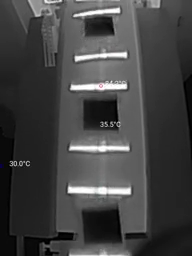
#> input picture frame 21 of thermal2.mp4, 192 x 256 px, given in place of thermal.mp4, which was not available
$ python video_mog3.py
#> lines starting #> are read from the running program, lines starting #| are printed output that depends on the picture; after the words box and inside, x2 and y2 are one past the last pixel; in counts of white or black regions, pixels touching at a corner belong together; pictures that were not available may be replaced by others from this repository, and a replacement may not be noted
import time
import uuid
from collections import deque

import cv2
import numpy as np
from skimage.feature import hog
from skimage.filters import threshold_multiotsu
from skimage.morphology import skeletonize
import matplotlib.pyplot as plt

# Load video capture from file
cap = cv2.VideoCapture('thermal.mp4')

# fgbg = cv2.bgsegm.createBackgroundSubtractorMOG()
fgbg = cv2.bgsegm.createBackgroundSubtractorLSBP()
fgbg = cv2.bgsegm.createBackgroundSubtractorGSOC()
fgbg = cv2.bgsegm.createBackgroundSubtractorGMG(20, 0.7)
fgbg = cv2.bgsegm.createBackgroundSubtractorCNT(2, True)
fgbg = cv2.createBackgroundSubtractorMOG2()


def display(window_name, image, grid_pos=(0, 0)):
    cv2.namedWindow(window_name, cv2.WINDOW_NORMAL)
    cv2.imshow(window_name, image)
    cv2.resizeWindow(window_name, 384, 512)
    cv2.moveWindow(window_name, 384 * grid_pos[0] - 2560, (512 + 30) * grid_pos[1])


class MovingAverage:
    def __init__(self, size):
        self.size = size
        self.queue = deque(maxlen=size)
        self.sum = 0
        self.avg = 0
        self.med = 0

    def next(self, val):
        if len(self.queue) == self.queue.maxlen:
            self.sum -= self.queue[0]
        self.queue.append(val)
        self.sum += val
        self.avg = self.sum / len(self.queue)
        self.med = np.median(self.queue)

    # [4 lines left out: function average, not called in this run]

    def median(self):
        return int(self.med)


class Box:
    uuid = None

    contour = None
    rect = None
    center = None
    width = None
    height = None
    angle = None
    area = None
    aspect_ratio = None
    corners = None

    cold = False

    def __init__(self, contour, cold=False):
        self.uuid = uuid.uuid4()

        self.contour = contour
        self.rect = cv2.minAreaRect(contour)
        self.center = self.rect[0]
        self.width = max(self.rect[1][0], self.rect[1][1])
        self.height = min(self.rect[1][0], self.rect[1][1])
        self.angle = self.rect[2]
        self.area = self.width * self.height
        self.aspect_ratio = self.width / self.height
        self.corners = cv2.boxPoints(self.rect)
        self.corners = np.int0(self.corners)

        self.cold = cold

    # static method that creates a box in middle of frame with height of 10 pixels and width of full frame
    @staticmethod
    def create_middle_box(t = 0.1):
        width = 192
        height = 256
        tall = int(256 * t)
        points = np.array([[0, int(height / 2) + int(tall / 2)], [0, int(height / 2) - int(tall / 2)], [width, int(height / 2) - int(tall / 2)], [width, int(height / 2) + int(tall / 2)]])
        box = Box(points)
        return box

    # [17 lines left out: functions copy_from, is_overlaping, not called in this run]

    def distance_to(self, other_box):
        return np.linalg.norm(np.array(self.center) - np.array(other_box.center))


class SceneManager:
    frame_count = 0
    cold_boxes = []
    avg_cold_box_area = MovingAverage(100)
    hot_boxes = []
    avg_hot_box_area = MovingAverage(100)

    checkpoint = Box.create_middle_box(0.1)
    safe_area = Box.create_middle_box(0.9)

    ordered_boxes = []
    masked_boxes = []

    def __init__(self):
        pass


    def is_scene_ok(self):
        is_ok = False

        # there must not be 4 hot boxes in a row in reduced boxes
        count_of_hot_boxes_in_a_row = 0
        for b in self.ordered_boxes:
            if b.cold:
                count_of_hot_boxes_in_a_row = 0
            else:
                count_of_hot_boxes_in_a_row += 1
            if count_of_hot_boxes_in_a_row >= 4:
                return False

        if count_of_hot_boxes_in_a_row < 4:
            return True

        return is_ok

    def update(self, new_cold_boxes, new_hot_boxes):
        self.frame_count += 1


        # update average cold box width
        for b in new_cold_boxes:
            self.avg_cold_box_area.next(b.area)
        # update average hot box width
        for b in new_hot_boxes:
            self.avg_hot_box_area.next(b.area)

        # filter out boxes that are too small ( < 0.3 * avg_cold_box_area )
        self.cold_boxes = [b for b in new_cold_boxes if 0.3 * self.avg_cold_box_area.median() < b.area < 3 * self.avg_cold_box_area.median()]
        self.hot_boxes = [b for b in new_hot_boxes if 0.3 * self.avg_hot_box_area.median() < b.area < 3 * self.avg_hot_box_area.median()]


        # merge cold and hot boxes into one list and order them by y coordinate
        self.ordered_boxes = self.cold_boxes + self.hot_boxes
        self.ordered_boxes.sort(key=lambda box: -box.center[1])


        # determine, if scene is ok
        is_ok = self.is_scene_ok()


        print(self.avg_cold_box_area.median() , self.avg_hot_box_area.median(), '   ', '✅' if is_ok else '❌', '    ', ['🔵' if box.cold else '⚫️' for box in self.ordered_boxes])

    def draw_scene(self):
        clean = np.zeros((256, 192, 3), np.uint8)

        cv2.fillPoly(clean, [self.safe_area.corners], (128, 0, 0))
        cv2.fillPoly(clean, [self.checkpoint.corners], (0, 255, 0))

        for box in self.ordered_boxes:
            if box.cold:
                cv2.drawContours(clean, [box.corners], 0, (255, 0, 0), 2)
            else:
                cv2.drawContours(clean, [box.corners], 0, (0, 0, 255), 2)

        display('Scene manager', clean, (3, 0))


# [27 lines left out: functions otsu_variance, multi_otsu_optimized, not called in this run]


def divide_image(image, t1, t2):
    """Divide image into three regions."""
    region1 = image <= t1
    region2 = (image > t1) & (image <= t2)
    region3 = image > t2
    return region1, region2, region3


# [6 lines left out: function show_divided_image, not called in this run]


scene = SceneManager()

while (cap.isOpened()):
    ret, frame = cap.read()
#> frame is the input picture: shape (256, 192, 3); mean B, G, R 67.1, 67.1, 67.1
    display('RGB Frame', frame, (0, 0))

    # resize to 192x256
    frame = cv2.resize(frame, (192, 256))
    # convert to grayscale
    gray = cv2.cvtColor(frame, cv2.COLOR_BGR2GRAY)
    gray = cv2.GaussianBlur(gray, (5, 5), 0)
    clean = np.zeros_like(frame)

    thresholds = threshold_multiotsu(gray, classes=3)
#> thresholds = [67, 147]
    region_cold, region_mid, region_hot = divide_image(gray, thresholds[0], thresholds[1])
#> in divide_image, `region1 = image <= t1`:
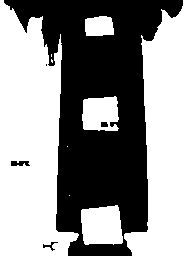
#> region1: shape (256, 192) bool; 57.5% white; 5 black regions (1 under 20 px), largest, box (x1, y1, x2, y2) and area: (4, 0, 183, 256) 20724, (11, 161, 30, 166) 78, (43, 242, 58, 251) 42, (101, 122, 108, 127) 33
#> in divide_image, `region2 = (image > t1) & (image <= t2)`:
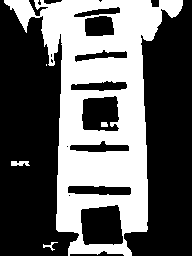
#> region2: shape (256, 192) bool; 38.2% white; 5 white regions (1 under 20 px), largest, box (x1, y1, x2, y2) and area: (4, 0, 183, 256) 18613, (11, 161, 30, 166) 78, (43, 242, 58, 251) 42, (101, 122, 108, 127) 33
#> in divide_image, `region3 = image > t2`: region3: shape (256, 192) bool; 4.3% white; 11 white regions (2 under 20 px), largest, box (x1, y1, x2, y2) and area: (68, 186, 131, 195) 493, (71, 81, 127, 91) 391, (70, 141, 129, 152) 381
    mask_cold = np.zeros_like(gray)
    mask_mid = np.zeros_like(gray)
    mask_hot = np.zeros_like(gray)
    mask_cold[region_cold] = 255
    mask_cold = cv2.morphologyEx(mask_cold, cv2.MORPH_CLOSE, np.ones((3, 3), np.uint8))
    mask_mid[region_mid] = 255
    mask_hot[region_hot] = 255
    mask_hot = cv2.morphologyEx(mask_hot, cv2.MORPH_OPEN, np.ones((3, 11), np.uint8))

    # TODO: DEBUG
    display('mask_cold', mask_cold, (0, 1))
    display('mask_mid', mask_mid, (1, 1))
    display('mask_hot', mask_hot, (2, 1))

    # HOT HOT HOT HOT HOT HOT HOT HOT HOT HOT HOT HOT HOT HOT HOT HOT HOT HOT HOT HOT HOT HOT HOT HOT HOT HOT HOT HOT HOT HOT
    hot_boxes = []
    contours, _ = cv2.findContours(mask_hot, cv2.RETR_EXTERNAL, cv2.CHAIN_APPROX_SIMPLE)
    for cnt in contours:
        box = Box(cnt, cold=False)
        hot_boxes.append(box)

        # TODO: DEBUG
        cv2.drawContours(frame, [box.corners], 0, (0, 0, 255), 2)
        center = box.center
        cv2.circle(frame, (int(center[0]), int(center[1])), 3, (0, 0, 255), -1)
        [vx, vy, x, y] = cv2.fitLine(cnt, cv2.DIST_L2, 0, 0.01, 0.01)
        lefty = int((-x * vy / vx) + y)
        righty = int(((gray.shape[1] - x) * vy / vx) + y)
        cv2.line(frame, (gray.shape[1] - 1, righty), (0, lefty), (0, 0, 255), 1)
        cv2.fillPoly(clean, [box.corners], (0, 0, 255))
        cv2.putText(frame, str(int(box.area)), (int(center[0]), int(center[1])), cv2.FONT_HERSHEY_SIMPLEX, 0.5, (0, 0, 0), 1, cv2.LINE_AA)
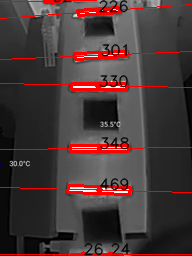
#> frame: shape (256, 192, 3); 8.52% of pixels changed, all inside (x1, y1, x2, y2) = (0, 0, 192, 256)
#> after the loop, hot_boxes = 8 items

    # COLD COLD COLD COLD COLD COLD COLD COLD COLD COLD COLD COLD COLD COLD COLD COLD COLD COLD COLD COLD COLD COLD COLD COLD
    cold_boxes = []
    contours_cold, _ = cv2.findContours(mask_cold, cv2.RETR_EXTERNAL, cv2.CHAIN_APPROX_SIMPLE)
#> contours_cold = 6 contours, 2 with area under 20; largest, box (x1, y1, x2, y2) and area: (0, 0, 79, 256) 13612, (81, 0, 192, 256) 12525, (82, 96, 119, 131) 1074, (85, 16, 114, 36) 472
    for cnt in contours_cold:
        epsilon = 0.1 * cv2.arcLength(cnt, True)
        approx = cv2.approxPolyDP(cnt, epsilon, True)
        # is convex
        if cv2.isContourConvex(approx):
            if len(approx) == 4:
                # get min box
                box = Box(cnt, cold=True)
                cold_boxes.append(box)
#> this loop made 6 passes
#> (epsilon, approx) on passes 1, 2, 5, 6: (0, [[69, 195]]), (0, [[67, 146]]), (80.58, [[191, 0], [85, 244], [191, 255]]), (71.92, [[0, 0], [67, 255]])
#> (epsilon, approx) on passes 3 to 4: (13.77, [[115, 96], [83, 100], [84, 129], [117, 130]]), (8.87, [[111, 18], [85, 19], [86, 35], [113, 34]])
#> after the loop, cold_boxes = 2 items

    # TODO: DEBUG
    cv2.drawContours(frame, [box.corners for box in cold_boxes], -1, (255, 0, 0), 2)
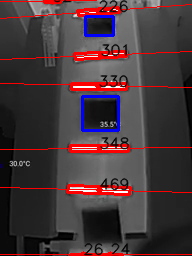
#> frame: shape (256, 192, 3); 1.41% of pixels changed, all inside (x1, y1, x2, y2) = (81, 15, 120, 132)
    cv2.fillPoly(clean, [box.corners for box in cold_boxes], (255, 0, 0))
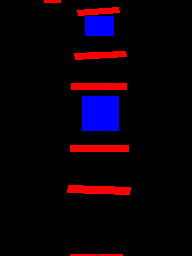
#> clean: shape (256, 192, 3); mean B, G, R 9.7, 0, 10.7
    display('Squares', frame, (2, 0))

    scene.update(cold_boxes, hot_boxes)
#> the loop in update, `for b in new_cold_boxes:` made 2 passes
#> the loop in update, `for b in new_hot_boxes:` made 8 passes
#> in update, `self.hot_boxes = [b for b in new_hot_boxes if 0.3 * self.avg_hot_box_a..`: self.hot_boxes = 5 items
#> in update, `self.ordered_boxes = self.cold_boxes + self.hot_boxes`: self.ordered_boxes = 7 items
#> the loop in is_scene_ok, `for b in self.ordered_boxes:` made 7 passes
#> count_of_hot_boxes_in_a_row on passes 1 to 7: 1, 2, 0, 1, 2, 0, 1
#| 878 264     ✅      ['⚫️', '⚫️', '🔵', '⚫️', '⚫️', '🔵', '⚫️']
    scene.draw_scene()
#> in draw_scene, `cv2.fillPoly(clean, [self.checkpoint.corners], (0, 255, 0))`:
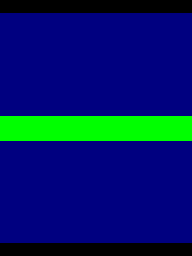
#> clean: shape (256, 192, 3); mean of channels 0, 1, 2 102.5, 24.9, 0; drawn as B, G, R
#> the loop in draw_scene, `for box in self.ordered_boxes:` made 7 passes
#> after the loop in draw_scene, `for box in self.ordered_boxes:`:
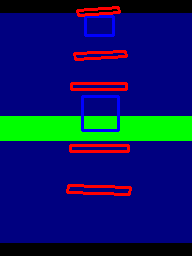
#> clean: shape (256, 192, 3); 4.96% of pixels changed, all inside (x1, y1, x2, y2) = (66, 6, 132, 196); drawn as B, G, R

    k = cv2.waitKey(0) & 0xff
#> (key q is pressed here)
    # if q
    if k == ord('q'):
        break

    # if space
    if k == ord('c'):
        cv2.waitKey(5000)

cap.release()
cv2.destroyAllWindows()

$ run again, starting later in the video
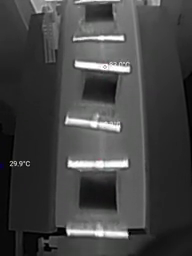
#> input picture frame 97 of thermal2.mp4, 192 x 256 px, given in place of thermal.mp4, which was not available
#> frame is the input picture: shape (256, 192, 3); mean B, G, R 67.5, 67.6, 67.5
#> thresholds = [67, 148]
#> region1: shape (256, 192) bool; 57.8% white; 4 black regions, box (x1, y1, x2, y2) and area: (6, 0, 184, 256) 20624, (42, 237, 57, 246) 46, (19, 161, 29, 166) 43, (10, 161, 18, 166) 33
#> region3: shape (256, 192) bool; 4.3% white; 9 white regions (1 under 20 px), largest, box (x1, y1, x2, y2) and area: (68, 159, 128, 169) 464, (67, 224, 128, 237) 430, (65, 114, 120, 132) 404
#> after the loop `for cnt in contours:`:
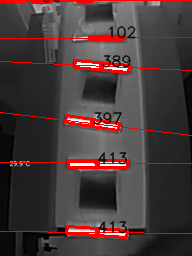
#> frame: shape (256, 192, 3); 7.67% of pixels changed, all inside (x1, y1, x2, y2) = (0, 0, 192, 239)
#> after the loop `for cnt in contours:`: hot_boxes = 7 items
#> contours_cold = 5 contours; box (x1, y1, x2, y2) and area: (0, 0, 95, 256) 13864, (113, 0, 192, 256) 11499, (78, 172, 117, 211) 1191, (82, 71, 118, 104) 814, (86, 4, 113, 21) 352
#> the loop `for cnt in contours_cold:` made 5 passes
#> (epsilon, approx) on passes 1, 3: (14.86, [[114, 172], [81, 175], [80, 208], [116, 210]]), (8.05, [[111, 4], [87, 6], [86, 19], [112, 19]])
#> after the loop `for cnt in contours_cold:`: cold_boxes = 3 items
#> the loop in update, `for b in new_cold_boxes:` made 3 passes
#> the loop in update, `for b in new_hot_boxes:` made 7 passes
#> self.hot_boxes = 4 items
#> self.ordered_boxes = 7 items
#> the loop in is_scene_ok, `for b in self.ordered_boxes:` made 7 passes
#> count_of_hot_boxes_in_a_row on passes 1 to 7: 1, 0, 1, 2, 0, 1, 0
#| 1014 389     ✅      ['⚫️', '🔵', '⚫️', '⚫️', '🔵', '⚫️', '🔵']
#> the loop in draw_scene, `for box in self.ordered_boxes:` made 7 passes
#> after the loop in draw_scene, `for box in self.ordered_boxes:`:
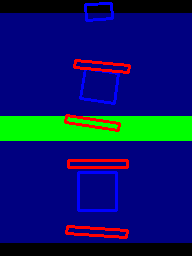
#> clean: shape (256, 192, 3); mean of channels 0, 1, 2 102.4, 23.2, 7.8; drawn as B, G, R

$ run again, starting later in the video
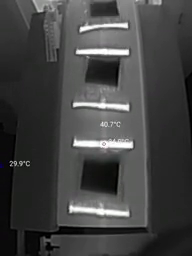
#> input picture frame 172 of thermal2.mp4, 192 x 256 px, given in place of thermal.mp4, which was not available
#> frame is the input picture: shape (256, 192, 3); mean B, G, R 66.9, 67.2, 67
#> thresholds = [68, 151]
#> region1: shape (256, 192) bool; 58.9% white; 6 black regions (1 under 20 px), largest, box (x1, y1, x2, y2) and area: (8, 0, 188, 228) 19345, (72, 235, 123, 256) 730, (43, 236, 59, 245) 54, (19, 161, 29, 166) 40, (11, 161, 18, 166) 28
#> region3: shape (256, 192) bool; 3.7% white; 9 white regions (1 under 20 px), largest, box (x1, y1, x2, y2) and area: (74, 139, 133, 149) 459, (69, 203, 129, 216) 404, (73, 99, 129, 111) 310
#> after the loop `for cnt in contours:`:
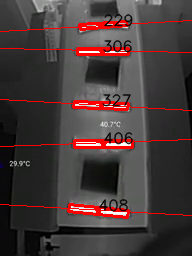
#> frame: shape (256, 192, 3); 7.14% of pixels changed, all inside (x1, y1, x2, y2) = (0, 13, 192, 219)
#> after the loop `for cnt in contours:`: hot_boxes = 5 items
#> contours_cold = 4 contours; box (x1, y1, x2, y2) and area: (0, 0, 192, 256) 25851, (80, 156, 120, 196) 1288, (85, 57, 120, 86) 761, (91, 0, 118, 16) 306
#> the loop `for cnt in contours_cold:` made 4 passes
#> (epsilon, approx) on passes 2 to 3: (11.83, [[89, 60], [86, 82], [117, 84], [119, 57]]), (7.67, [[114, 0], [91, 5], [91, 14], [116, 15]])
#> after the loop `for cnt in contours_cold:`: cold_boxes = 3 items
#> the loop in update, `for b in new_cold_boxes:` made 3 passes
#> the loop in update, `for b in new_hot_boxes:` made 5 passes
#> self.hot_boxes = 5 items
#> self.ordered_boxes = 8 items
#> the loop in is_scene_ok, `for b in self.ordered_boxes:` made 8 passes
#> count_of_hot_boxes_in_a_row on passes 1 to 8: 1, 0, 1, 2, 0, 1, 2, 0
#| 943 327     ✅      ['⚫️', '🔵', '⚫️', '⚫️', '🔵', '⚫️', '⚫️', '🔵']
#> the loop in draw_scene, `for box in self.ordered_boxes:` made 8 passes
#> after the loop in draw_scene, `for box in self.ordered_boxes:`:
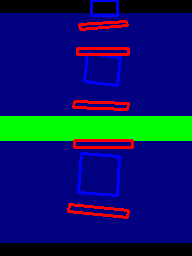
#> clean: shape (256, 192, 3); mean of channels 0, 1, 2 101, 24.3, 9.2; drawn as B, G, R
